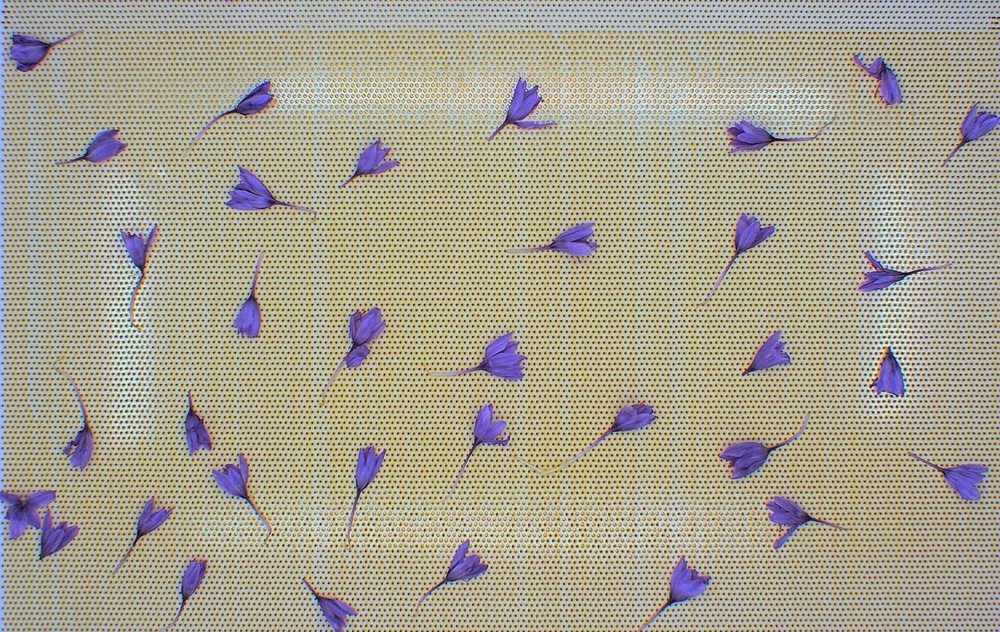
#> input picture HW3/files/Q3/saffrun.jpg, 1000 x 632 px, shrunk from 1290 x 815 before the run, found by its file name
$ jupyter execute Q3_99521361.ipynb
#> lines starting #> are read from the running program, lines starting #| are printed output that depends on the picture
[cell 1]
import cv2
import numpy as np
import math
import matplotlib.pyplot as plt

# Part A

[cell 2]
# Read original image
original_image = cv2.imread("/content/saffrun.jpg", cv2.IMREAD_GRAYSCALE)
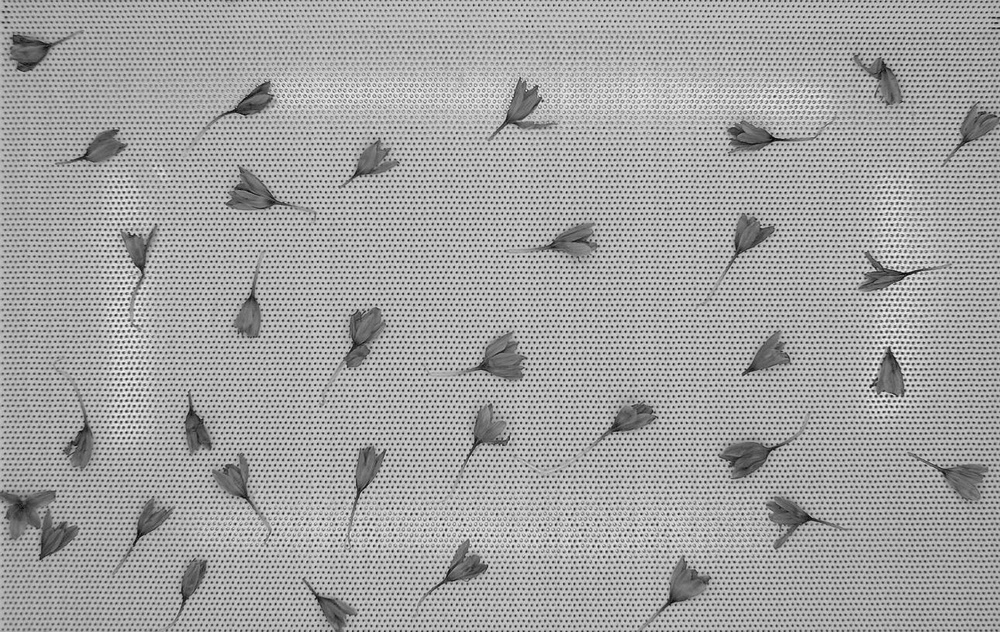
#> original_image: shape (632, 1000); min 2, max 254, mean 163.2
w, h = original_image.shape[0] , original_image.shape[1]
#> w = 632; h = 1000
plt.imshow(original_image, cmap='gray')
plt.show()

[cell 3]
# Applying 2D fourier transform
fourier_transform = np.fft.fft2(original_image)
plt.imshow(np.log(1+np.abs(fourier_transform)), cmap='gray')
plt.show()
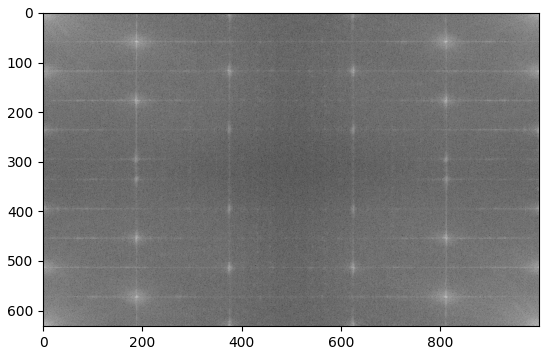
#> figure drawn by matplotlib, 1 panel

[cell 4]
# Setting the noisy points to zero
k = 0.1
fourier_transform[int(w*k):int(w*(1-k))] = 0
fourier_transform[:,int(h*k):int(h*(1-k))] = 0
plt.imshow(np.log(1+np.abs(fourier_transform)), cmap='gray')
plt.show()
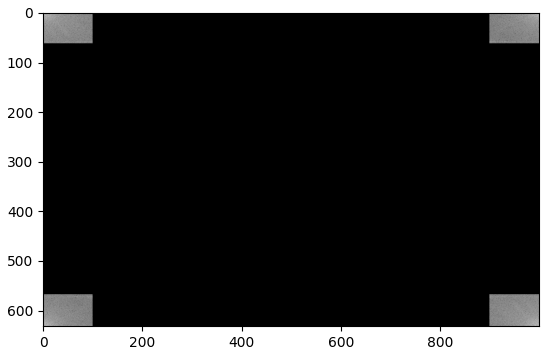
#> figure drawn by matplotlib, 1 panel

[cell 5]
# Applying ifft2 for 2D fourier transform
ifft2_image = np.real(np.fft.ifft2(fourier_transform))
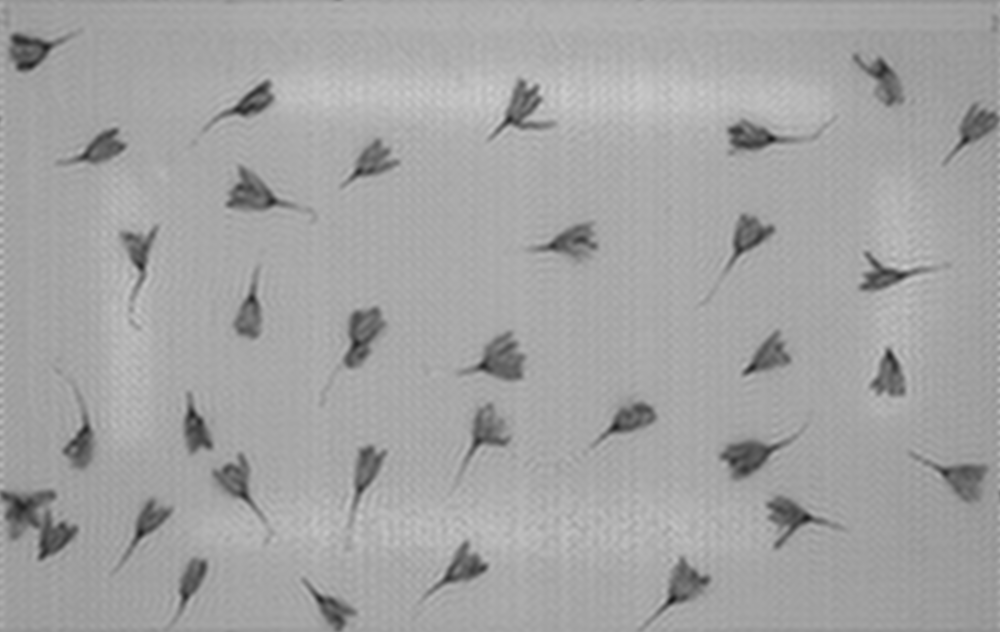
#> ifft2_image: shape (632, 1000) float64; min 26.24, max 206.6, mean 163.2
plt.imshow(ifft2_image, cmap='gray')
plt.show()

# Part B

[cell 6]
canny_image = cv2.Canny(np.uint8(ifft2_image), 50, 100, L2gradient=True)
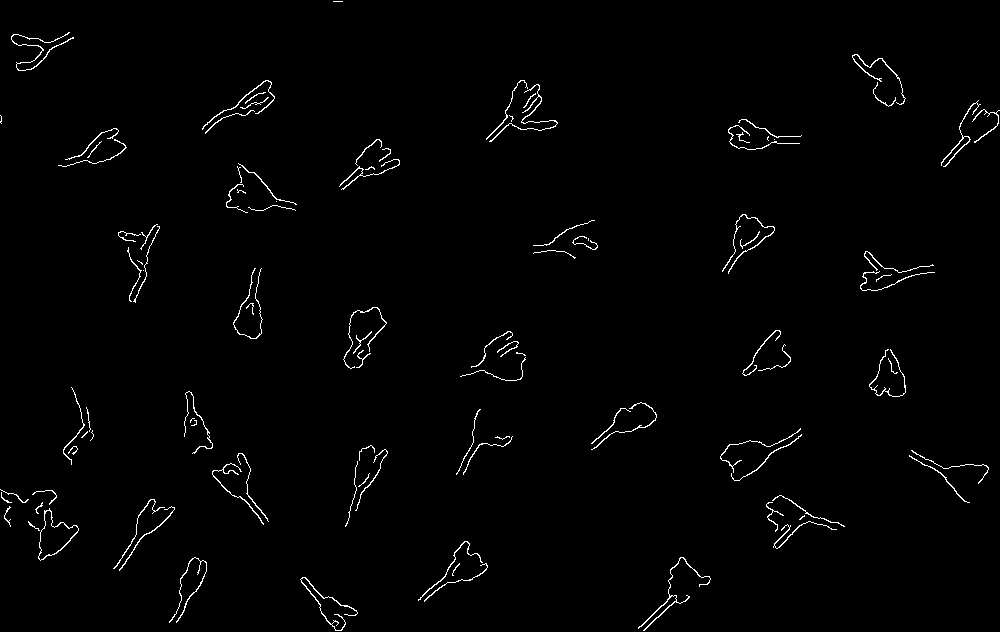
#> canny_image: shape (632, 1000); 1.3% white in thin lines or dots
plt.imshow(canny_image, cmap='gray')
plt.show()

# Part C

[cell 7]
# derivative kernels
derivative_kernel_x_axis = np.array([
    [-1, 0, 1],
    [-2, 0, 2],
    [-1, 0, 1],
])
derivative_kernel_y_axis = np.array([
    [-1, -2, -1],
    [0, 0, 0],
    [1, 2, 1],
])

[cell 8]
Ix = cv2.filter2D(ifft2_image, -1, derivative_kernel_x_axis)
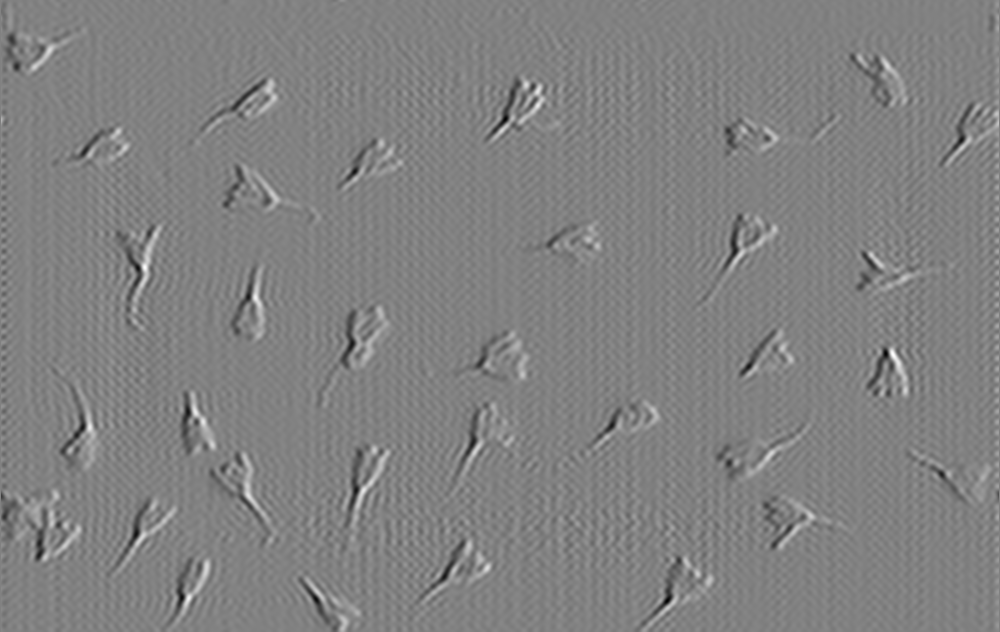
#> Ix: shape (632, 1000) float64; min -224.8, max 217.8, mean 0; drawn with min black and max white
Iy = cv2.filter2D(ifft2_image, -1, derivative_kernel_y_axis)
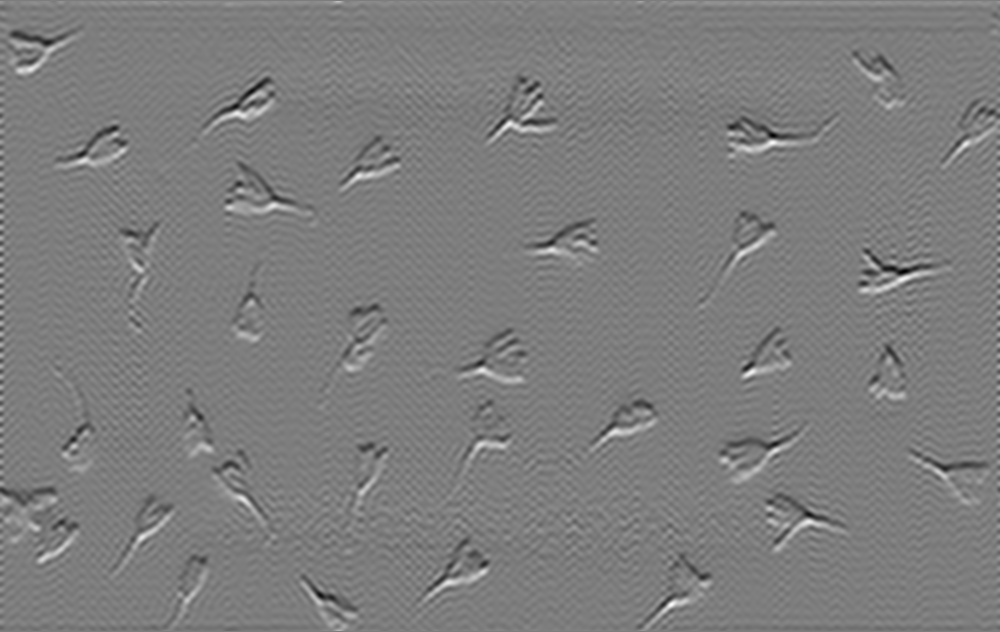
#> Iy: shape (632, 1000) float64; min -219.2, max 225.6, mean 0; drawn with min black and max white

arctan = np.arctan2(Iy, Ix)
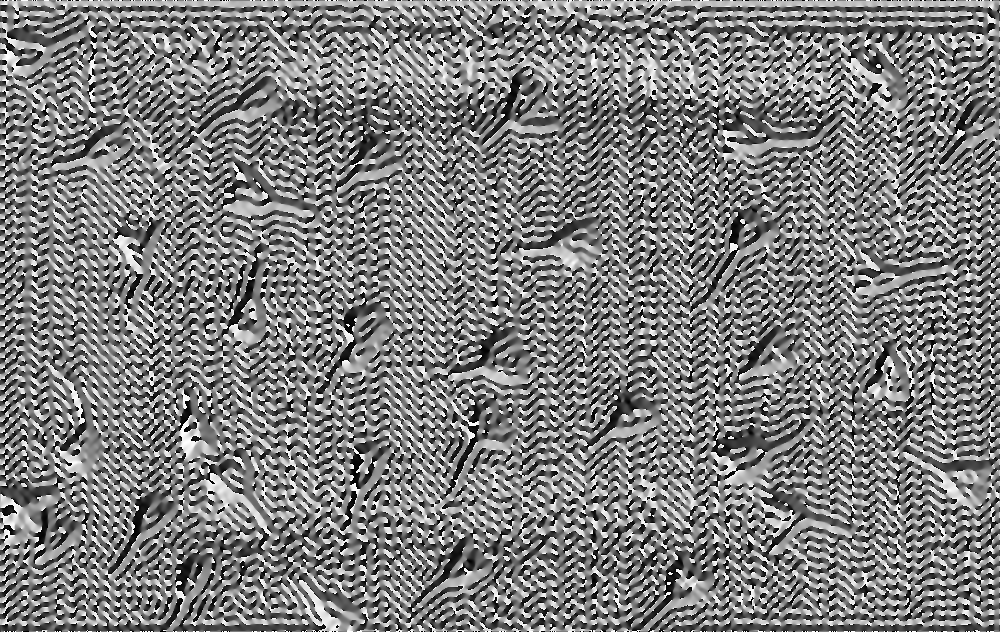
#> arctan: shape (632, 1000) float64; min -3.14, max 3.14, mean -0.0263; drawn with min black and max white

[cell 9]
arctan

[cell 10]
theta = np.array([np.rad2deg(x) for x in arctan])
